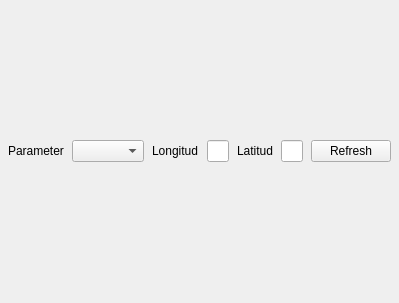
<?xml version="1.0" encoding="UTF-8"?>
<ui version="4.0">
 <class>MainWindow</class>
 <widget class="QMainWindow" name="MainWindow">
  <property name="geometry">
   <rect>
    <x>0</x>
    <y>0</y>
    <width>368</width>
    <height>303</height>
   </rect>
  </property>
  <property name="windowTitle">
   <string>GraphPlotter</string>
  </property>
  <widget class="QWidget" name="main_widget">
   <layout class="QVBoxLayout" name="verticalLayout">
    <property name="spacing">
     <number>8</number>
    </property>
    <property name="leftMargin">
     <number>8</number>
    </property>
    <property name="topMargin">
     <number>8</number>
    </property>
    <property name="rightMargin">
     <number>8</number>
    </property>
    <property name="bottomMargin">
     <number>8</number>
    </property>
    <item>
     <layout class="QHBoxLayout" name="horizontalLayout">
      <item>
       <widget class="QLabel" name="label">
        <property name="text">
         <string>Parameter</string>
        </property>
       </widget>
      </item>
      <item>
       <widget class="QComboBox" name="param_combo"/>
      </item>
      <item>
       <widget class="QLabel" name="label_2">
        <property name="text">
         <string>Longitud</string>
        </property>
       </widget>
      </item>
      <item>
       <widget class="QLineEdit" name="lon_edit"/>
      </item>
      <item>
       <widget class="QLabel" name="label_3">
        <property name="text">
         <string>Latitud</string>
        </property>
       </widget>
      </item>
      <item>
       <widget class="QLineEdit" name="lat_edit"/>
      </item>
      <item>
       <widget class="QPushButton" name="refresh_button">
        <property name="text">
         <string>Refresh</string>
        </property>
       </widget>
      </item>
      <item>
       <spacer name="horizontalSpacer">
        <property name="orientation">
         <enum>Qt::Horizontal</enum>
        </property>
        <property name="sizeHint" stdset="0">
         <size>
          <width>40</width>
          <height>20</height>
         </size>
        </property>
       </spacer>
      </item>
     </layout>
    </item>
   </layout>
  </widget>
 </widget>
 <resources/>
 <connections/>
</ui>
